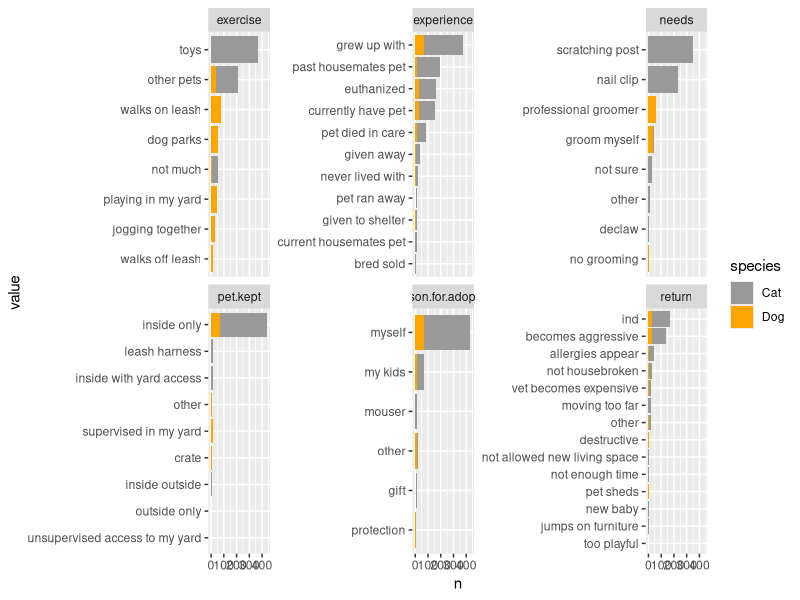

The R source for this figure:
# script to create master_animal ----

library(tidyverse)
library(forcats)
library(lubridate)

# FUNCTIONS -----
# fix dates = turns "12/31/2018 11:59 AM" to "2018-12-31"
convert_date <-  function(x) {
    mdy_hm(x) %>% as.Date()
}

# clean the comma-separated fields
clean_experience <- function(x){
    x %>%
        str_replace_all(., "(grew-up-with)(-pet)", "\\1") %>% 
        #str_replace_all(., "(currently)(-pet)", "\\1") %>% 
        str_replace_all(., "(euthanized)[^,]+", "\\1") %>% 
        str_replace_all(., "had-pet-die", "pet-died-in-care") %>% 
        str_replace_all(., "[^,]*(lived-with-housemate|lived-wit-prev)[^,]*", "past-housemates-pet") %>% 
        str_replace_all(., "currently-pets[^,]*", "current-housemates-pet") %>% 
        str_replace_all(., "(never-lived-)[^,]+", "\\1with") %>% 
        str_replace_all(., "(given-)[^,]*shelter", "\\1to-shelter") %>% 
        str_replace_all(., "(given-)(pet-)?(to-another)", "\\1away") %>% 
        str_replace_all(., "(bred-sold)-a-pet", "bred-sold")
}

clean_exercise <- function(x){
    x %>%
        str_replace_all(., "other-pets|other-cats|another-pet", "other-pets") %>% 
        str_replace_all(., "toy-mice|wand-toys", "toys")
}

clean_return_pet <- function(x){
    x %>%
        str_replace_all(., "counters", "furniture") %>% 
        str_replace_all(., "litter-box-issues", "not-housebroken") %>% 
        str_replace_all(., "scratches-furniture", "destructive")
}

compare_fields <- function(df, x, fun){
    df %>% 
        select(orig = x) %>% 
        filter(!is.na(orig)) %>% 
        unnest(orig = str_split(orig, ",")) %>%
        distinct() %>% 
        mutate(clean = do.call(fun, list(orig))) %>% 
        arrange(clean) %>% 
        mutate(`*` = ifelse(clean != orig, "*", ""))
}

convert_to_ind <- function(df, field){
    df %>% 
        mutate_(var = field) %>% 
        distinct(id, var) %>% 
        unnest(split = str_split(var, ",")) %>%
        select(-var) %>% 
        filter(!is.na(split)) %>% 
        mutate(n = 1,
               split = 
                   str_replace_all(split, "-", ".") %>% 
                   paste0(str_replace_all(field, "_", "."), 
                          "_", ., "_ind")) %>%
        distinct() %>% 
        spread(split, n, fill = 0)
}

# DATA MANIPULATION -----
petpoint <-
  read.csv("Data/petpoint.csv", na.strings = c("", NA)) %>%
  select(-c(
    X, animal_type, markings, dob,
    STATEFP:INTPTLON
  )) %>%
  rename(id = outcome_trello_id) %>%
  filter(!is.na(id)) %>%
  filter(species != "Wild Mammal") %>%
  filter(outcome_type != "Admin Missing") %>%
  mutate_at(vars(matches("date")), funs(convert_date)) %>%
  mutate(
    wait_days = as.integer(difftime(release_date, intake_date, units = "days")),
    wday_intake = wday(intake_date, abbr = TRUE, label = TRUE)
  )
actions_wide <-
    read.csv("Data/processed_data/actions_wide.csv")

apps <-
    read.csv("Data/processed_data/all_apps.csv") %>% 
    select(-c(STATEFP:ZIP)) %>% 
    rename(id = outcome_trello_id) %>% 
    filter(!is.na(id)) %>% 
    mutate(date_submitted = mdy(date_submitted),
           clean_experience = clean_experience(experience),
           clean_exercise = clean_exercise(exercise),
           clean_return = clean_return_pet(return_pet)) %>% 
    mutate_at(vars(contains("alone")),
              funs(as.integer(str_extract(., "\\d+")))) %>% 
    mutate_at(vars(contains("budget")),
              funs(as.integer(str_replace_all(., "[,\\-\\$\\(\\)]|\\..*", ""))))

# EXAMPLE use of functions ----

# create_indicator function
apps %>% distinct(id, needs) %>% head(20)
convert_to_ind(apps, "return_pet") %>% head()

# clean_ . . . functions
compare_fields(apps, "experience", clean_experience)
compare_fields(apps, "exercise", clean_exercise)
compare_fields(apps, "return_pet", clean_return_pet)

# COMBINE apps + new indicator fields ----
all_indicators <-
    apps %>% 
    distinct(id) %>% 
    left_join(convert_to_ind(apps, "reason_for_adoption")) %>% 
    left_join(convert_to_ind(apps, "clean_experience")) %>% 
    left_join(convert_to_ind(apps, "pet_kept")) %>% 
    left_join(convert_to_ind(apps, "clean_exercise")) %>% 
    left_join(convert_to_ind(apps, "needs")) %>% 
    left_join(convert_to_ind(apps, "clean_return")) %>% 
    rename_all(funs(str_replace(., "clean.", ""))) %>% 
    mutate(return_ind = as.numeric(return_none_ind == 0)) %>% 
    select(-return_none_ind)

# MASTER_ANIMAL master dataset for animal trajectory group ----
master_animal <-
    petpoint %>% 
    left_join(actions_wide) %>% 
    left_join(apps) %>% # has a few dupes
    left_join(all_indicators) %>% 
    select(-matches("^(needs|return|reason|experience|exercise|pet_kept)$"),
           -matches("clean_")) %>% 
    select(id, everything())

write.csv(master_animal, "Data/processed_data/master_animal.csv", row.names = FALSE)

# INDICATOR SUMMARY ---- 
# suggest fields be collapsed (ex. grew up w/pet has diff wording btw cat & dog apps)
indicator_summary <-
    master_animal %>% 
    select(species, ends_with("_ind")) %>% 
    group_by(species) %>% 
    summarise_all(sum, na.rm = T) %>% 
    ungroup() %>% 
    gather(name, n, -species ) %>% 
    mutate(field = str_extract(name, "[^_]+"),
           value = str_replace_all(name, paste0(field,"_|_ind"), ""),
           value = str_replace_all(value, "[\\._]", " "),
           value = fct_reorder(str_sub(value, 1, 30), n))

# PLOT INDICATORS ----
ggplot(indicator_summary, aes(value, n, fill = species)) +
    geom_col() +
    facet_wrap(~field, scales = "free_y") +
    scale_fill_manual(values = c("grey60", "orange")) +
    coord_flip()
